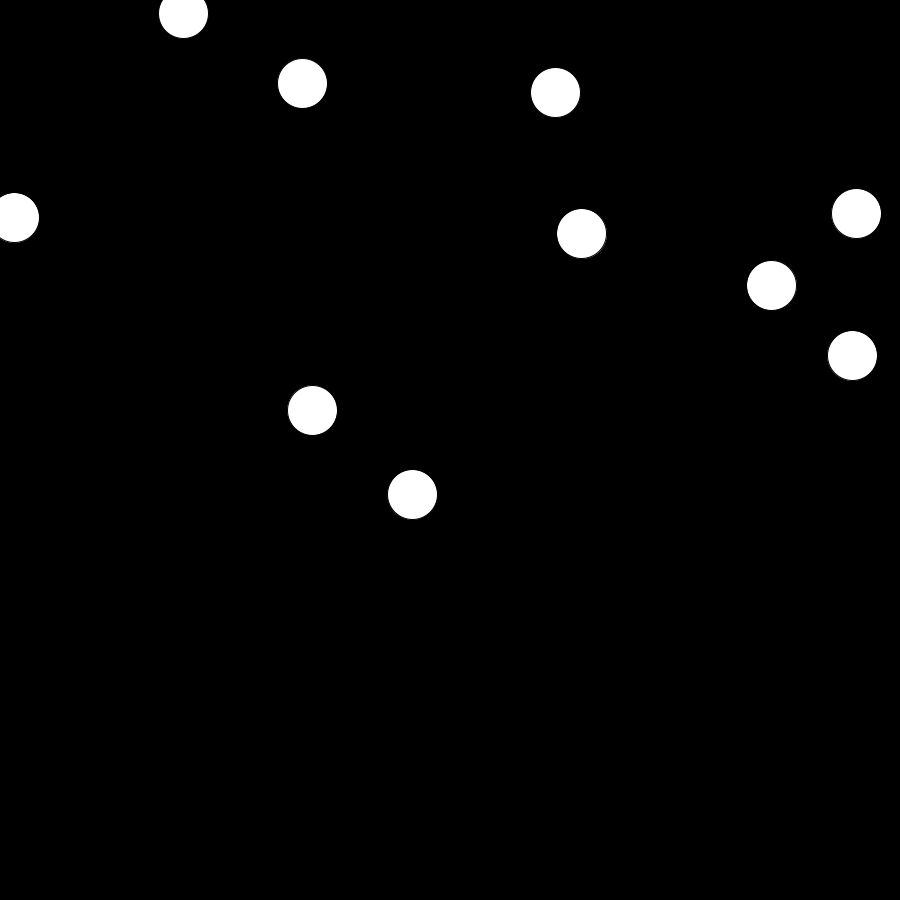
Frame 1 (no input)
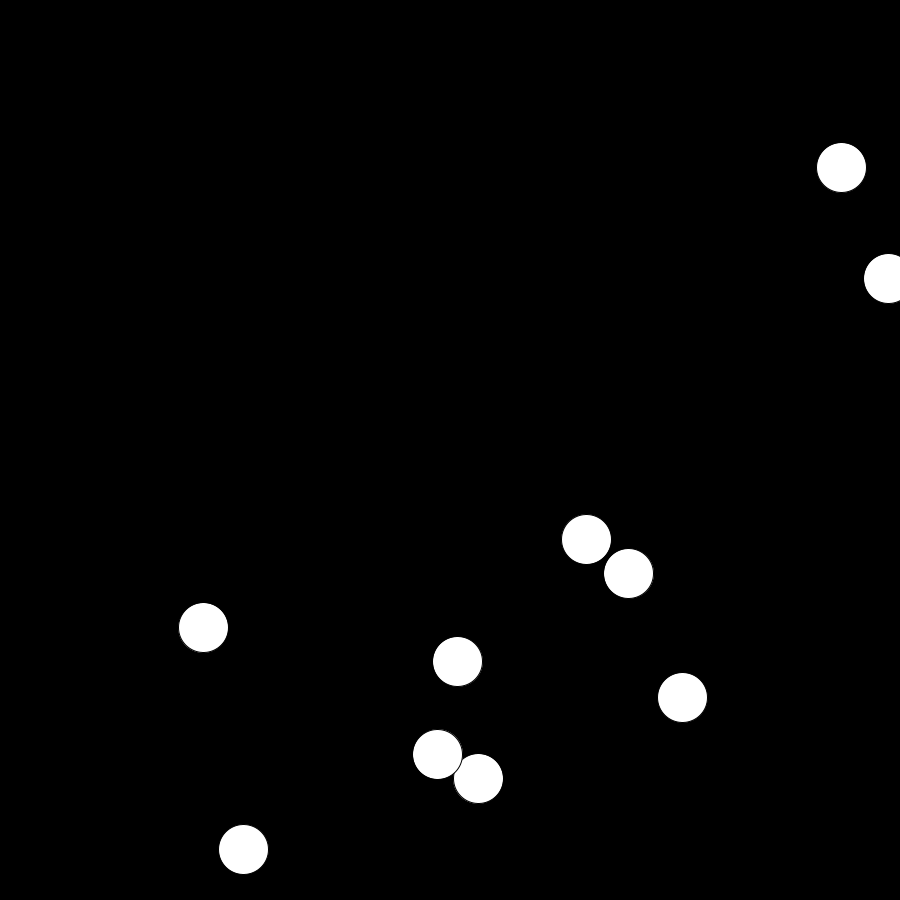
Frame 60 (the mouse pressed at the canvas centre just before this capture)
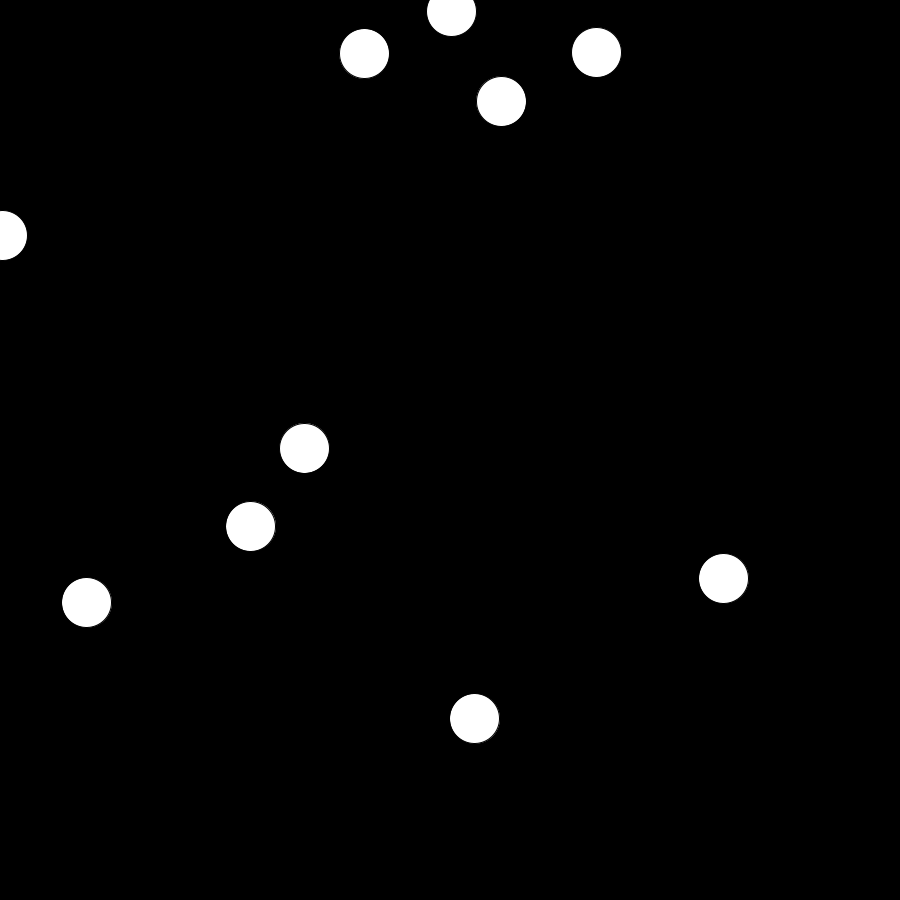
Frame 120 (the mouse held since frame 60 and released just before this capture)

The Processing sketch that drew these frames (run headless with seeded random() and noise(); from frame 60 on, the mouse is pressed at the canvas centre):

// Processing sketch: random_distribution
// ── random_distribution.pde
void setup() {
  size(900, 900);
}

void draw() {
  background(0);
  for (int i = 0; i < 10; i++) {
    ellipse(random(width), random(height), 50, 50);
  }
}
